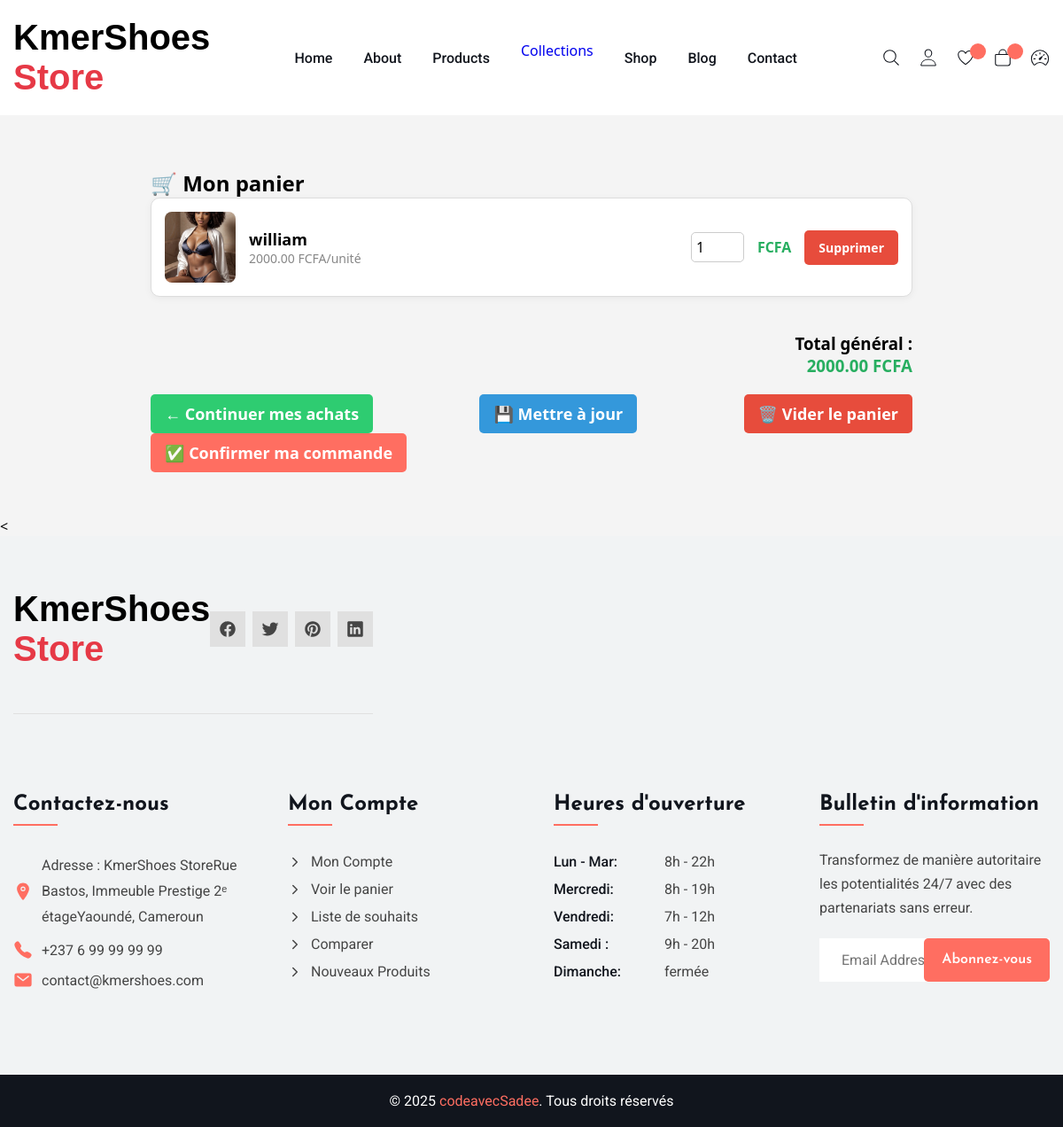
Page /cart/ (signed in) on the committed database.
### shop/models.py (models this page shows, shortened)
class CartItem(models.Model):
    product = models.ForeignKey(Product, on_delete=models.CASCADE)
    cart = models.ForeignKey(Cart, on_delete=models.CASCADE)
    quantity = models.PositiveIntegerField(default=1)
    @property
    def get_total_price(self):
        return self.quantity * self.product.price

class Product(models.Model):
    name = models.CharField(max_length=200)
    description = models.TextField()
    price = models.DecimalField(max_digits=10, decimal_places=2)
    image = models.ImageField(upload_to='products/')
    category = models.ForeignKey(Category, on_delete=models.CASCADE, related_name='products')
    stock = models.PositiveIntegerField(default=0)
    created_at = models.DateTimeField(auto_now_add=True)
    badge = models.CharField(max_length=20, blank=True, null=True)  # par ex. "New", "-25%", etc.
    liked_by = models.ManyToManyField(User, related_name='liked_products', blank=True)

### shop/views.py (the view, shortened to what this page needs)
# urls.py: path('cart/', views.cart_view, name='cart_view'),
@login_required
def cart_view(request):
    items = []
    total = 0
    if request.user.is_authenticated:
        cart = request.user.cart
        cart_items = cart.cartitem_set.all()
        items = cart_items
        total = sum(item.get_total_price for item in cart_items)
    return render(request, 'shop/cart.html', {
        'items': items,
        'total': total
    })

### shop/context_processors.py (called while the page is built, shortened)
def cart_item_count(request):
    if request.user.is_authenticated:
        try:
            cart = Cart.objects.get(user=request.user)
            count = sum(item.quantity for item in cart.cartitem_set.all())
        except Cart.DoesNotExist:
            count = 0
    else:
        session_cart = request.session.get('cart', {})
        count = sum(session_cart.values()) if session_cart else 0
    return {'cart_item_count': count}

def cart_totals(request):
    total_cart_price = 0
    if request.user.is_authenticated:
        try:
            cart = Cart.objects.get(user=request.user)
            total_cart_price = sum(item.get_total_price for item in cart.cartitem_set.all())
        except Cart.DoesNotExist:
            total_cart_price = 0
    return {'total_cart_price': total_cart_price}

### shop/templates/shop/cart.html (shortened to what this page needs)
{% extends "shop/base.html" %}
{% load static %}
{% block content %}
<div class="cart-container">
  <h2>🛒 Mon panier</h2>
  {% if items %}
    <form method="post" action="{% url 'update_cart' %}">
      <div class="cart-items">
        {% for item in items %}
          <div class="cart-item-card">
            <div class="cart-item-left">
              {% if item.product.image %}
                <img src="{{ item.product.image.url }}" alt="{{ item.product.name }}">
              {% endif %}
              <div class="cart-item-info">
                <h4>{{ item.product.name }}</h4>
                <p class="price-unit">{{ item.product.price }} FCFA/unité</p>
              </div>
            </div>
            <div class="cart-item-right">
              <input type="number" name="quantity_{{ item.id }}" value="{{ item.quantity }}" min="0">
              <p class="price-total">{{ item.total_price }} FCFA</p>
              <a href="{% url 'remove_from_cart' item.id %}" class="btn remove-btn">Supprimer</a>
            </div>
          </div>
        {% endfor %}
      </div>
      <div class="cart-summary">
        <h3>Total général : <span>{{ total }} FCFA</span></h3>
        <div class="cart-actions">
          <a href="{% url 'index' %}" class="btn continue-btn">← Continuer mes achats</a>
          <button type="submit" class="btn update-btn">💾 Mettre à jour</button>
          <a href="{% url 'clear_cart' %}" class="btn clear-btn">🗑️ Vider le panier</a>
        </div>
      </div>
    </form>
    <form method="post" action="{% url 'order_checkout' %}" class="checkout-form">
      <div class="checkout-btn-wrapper">
        <button type="submit" class="btn btn-success btn-block">
          ✅ Confirmer ma commande
        </button>
      </div>
    </form>
  {% else %}
    <p class="empty-message">Votre panier est vide.</p>
  {% endif %}
</div>
{% endblock %}

### shop/static/shop/css/style.css (style rules this page uses)
:root { --maximum-blue-green_10: hsla(185, 75%, 45%, 0.1); --rich-black-fogra-29: hsl(217, 28%, 9%); --gray-x-11-gray: hsl(0, 0%, 74%); --oxford-blue_60: hsla(230, 41%, 14%, 0.6); --bittersweet: hsl(5, 100%, 69%); --smoky-black: rgb(7, 6, 1); --gainsboro: hsl(0, 0%, 88%); --black_90: hsla(0, 0%, 0%, 0.9); --cultured: hsl(200, 12%, 95%); --salmon: hsl(5, 100%, 73%); --white: hsl(0, 0%, 100%); --black: hsl(0, 0%, 0%); --onyx: hsl(0, 0%, 27%); --ff-roboto: 'Roboto', sans-serif; --ff-josefin-sans: 'Josefin Sans', sans-serif; --fs-1: 3rem; --fs-2: 2.6rem; --fs-3: 2.2rem; --fs-4: 2rem; --fs-5: 1.8rem; --fs-6: 1.6rem; --fs-7: 1.4rem; --fs-8: 1.2rem; --fw-300: 300; --fw-500: 500; --fw-600: 600; --fw-700: 700; --transition-1: 0.25s ease; --transition-2: 0.5s ease; --cubic-out: cubic-bezier(0.51, 0.03, 0.64, 0.28); --cubic-in: cubic-bezier(0.33, 0.85, 0.56, 1.02); --section-padding: 60px; }
*, *::before, *::after { margin: 0; padding: 0; box-sizing: border-box; }
a { text-decoration: none; }
a, img, span, table, tbody, button, ion-icon { display: block; }
button, input { font: inherit; background: none; border: none; }
input { width: 100%; }
button { cursor: pointer; }
html { font-family: var(--ff-josefin-sans); font-size: 10px; scroll-behavior: smooth; }
body { background: var(--white); font-size: 1.6rem; padding-block-start: 90px; }
.btn { background: var(--background, var(--bittersweet)); color: var(--color, var(--white)); font-size: var(--fs-5); display: flex; align-items: center; gap: 5px; padding: 14px 25px; border: 1px solid var(--border-color, var(--bittersweet)); }
@media (min-width: 575px) { :root { --fs-1: 4rem; } }
@media (min-width: 768px) { :root { --fs-2: 3rem; } }
@media (min-width: 992px) { :root { --fs-3: 2.4rem; } }
@media (min-width: 1200px) { :root { --fs-1: 5rem; --fs-2: 3.6rem; } }

### shop/static/shop/css/cart.css (style rules this page uses)
.cart-container { max-width: 900px; margin: 30px auto; padding: 20px; }
.cart-items { display: flex; flex-direction: column; gap: 20px; }
.cart-item-card { display: flex; justify-content: space-between; border: 1px solid #ddd; padding: 15px; border-radius: 10px; align-items: center; background: #fff; box-shadow: 0 2px 8px rgba(0,0,0,0.05); }
.cart-item-left { display: flex; align-items: center; gap: 15px; }
.cart-item-left img { width: 80px; height: 80px; object-fit: cover; border-radius: 8px; }
.cart-item-info h4 { margin: 0; font-size: 18px; }
.price-unit { color: #888; font-size: 14px; }
.cart-item-right { display: flex; align-items: center; gap: 15px; }
.cart-item-right input { width: 60px; padding: 5px; border: 1px solid #ccc; border-radius: 5px; }
.price-total { font-weight: bold; color: #27ae60; }
.cart-summary { margin-top: 40px; text-align: right; }
.cart-summary h3 span { color: #27ae60; }
.cart-actions { margin-top: 20px; display: flex; justify-content: space-between; gap: 15px; }
.btn { padding: 10px 16px; text-decoration: none; border: none; cursor: pointer; border-radius: 5px; font-weight: bold; transition: 0.3s ease; }
.clear-btn { background-color: #e74c3c; color: white; }
.update-btn { background-color: #3498db; color: white; }
.continue-btn { background-color: #2ecc71; color: white; }
.remove-btn { background-color: #e74c3c; color: white; font-size: 14px; }

### shop/static/shop/css/register.css (style rules this page uses)
body { margin: 50; padding: 50; margin-top: 50px; font-family: 'Segoe UI', sans-serif; background-color: #f4f4f4; }

### rows in the picture
CartItem: product.image (picture), product.name "william", product.price "2000.00", quantity "1"

### other values in the picture
{{ total }} "2000.00"
